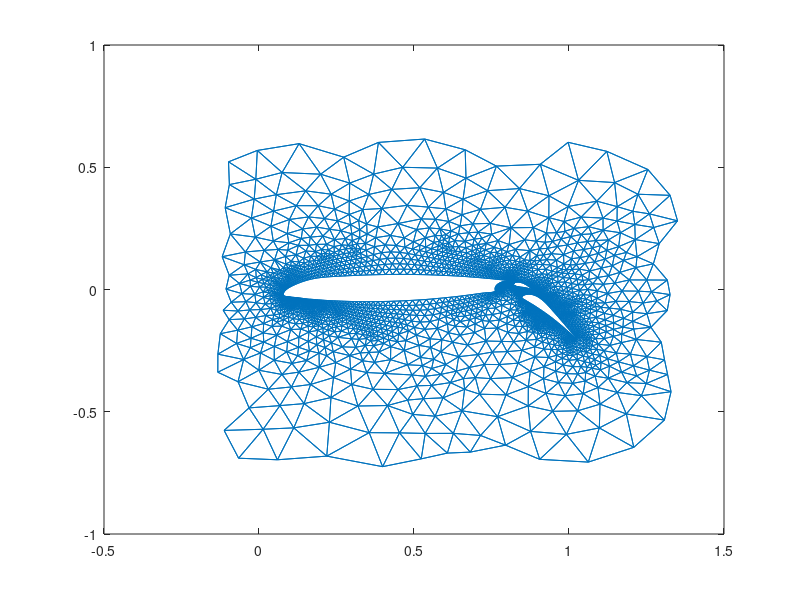
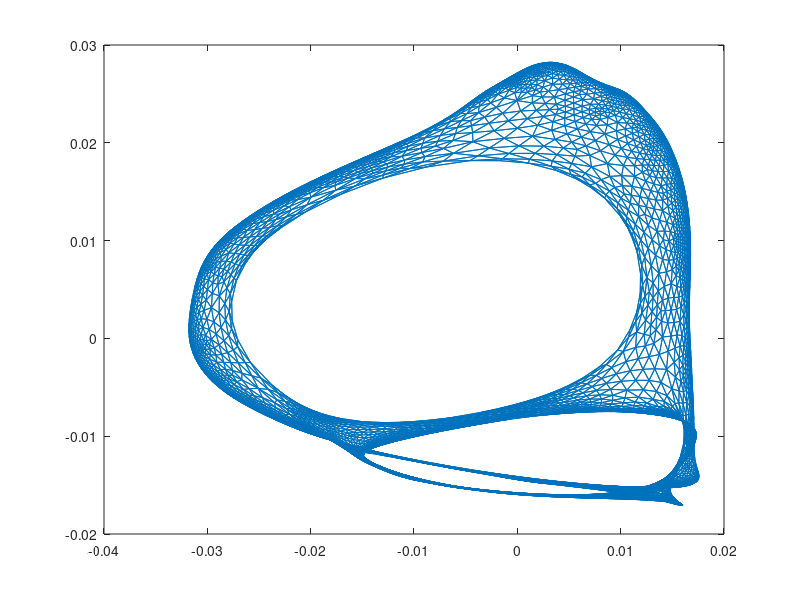

These figures' MATLAB source, in order: (Note: this script raises an error after producing the figures.)
% script spectShow
%
% demonstrations of spectral embeddings of graphs
%
% Daniel A. Spielman, 2002
% Copyright (c) 1993-1994 by MIT.  All rights reserved.


%% eppstein's mesh

load EppBAP.mat
who
figure(1);
clf
gplot(A,xy)

L = diag(sum(A)) - A;
[v,d] = eigs(L,3,0);

pause

figure(2);
clf
gplot(A,v(:,1:2))

pause

%% chew circle

load chew_circle
figure(1);
gplot(A,xy)

pause

figure(2);
gplot(A,v(:,1:2))

pause

%% mcrack

load mcrack
figure(1);
gplot(A,xy)

pause

figure(2);
gplot(A,v(:,1:2))

pause

%% airfoil

load airfoil1

figure(1);
gplot(A,xy)

pause

figure(2);
gplot(A,v(:,1:2))

pause



%% a grid graph

load grid5by7
A = graph2A(grid5by7)

[x,y] = meshgrid(1:7,1:5);
xy = [x(:) y(:)];

figure(1);
gplot(A,xy)

pause

figure(2)
L = diag(sum(A)) - A + eye(length(A));
[v,d] = eigs(L,3,0);
gplot(A,v(:,1:2))

pause

%% another grid graph

load grid3by20
A = graph2A(grid3by20)

[x,y] = meshgrid(1:20,1:3);
xy = [x(:) y(:)];

figure(1);
gplot(A,xy);

pause

L = diag(sum(A)) - A + eye(length(A));
[v,d] = eigs(L,3,0);

figure(2);
gplot(A,v(:,1:2))

pause

%% docec

close(2)
load dodec
A = graph2A(dodec);

L = diag(sum(A)) - A;

[v,d] = eigs(L,4,0);
art3(dodec,v(:,1),v(:,2),v(:,3));


pause

%% my other graphs

spectShow1
